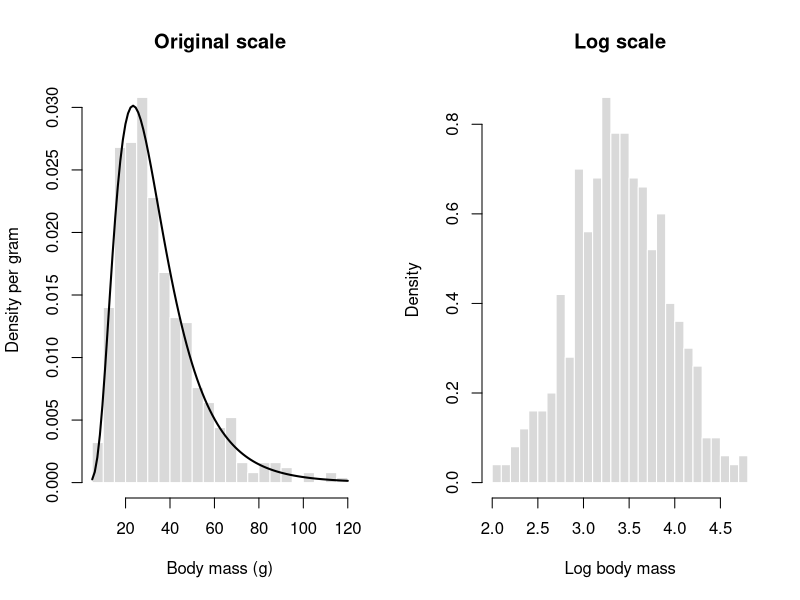
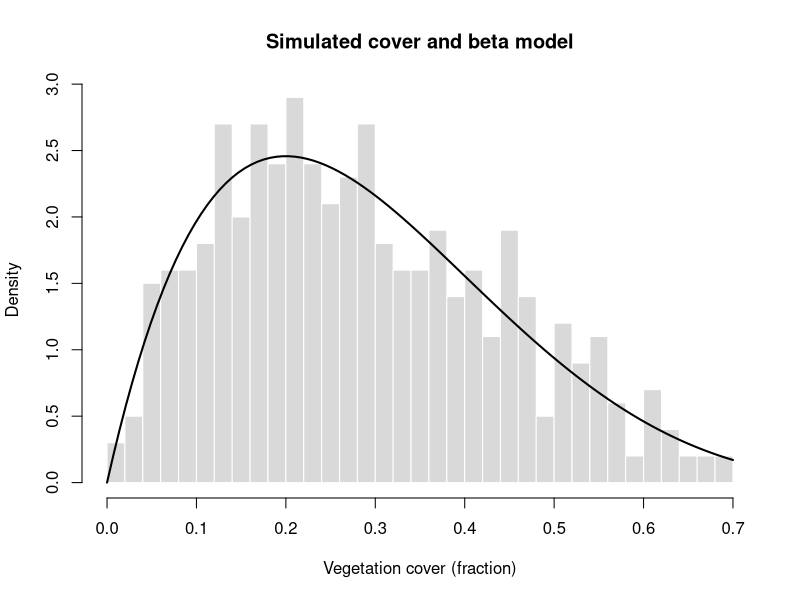
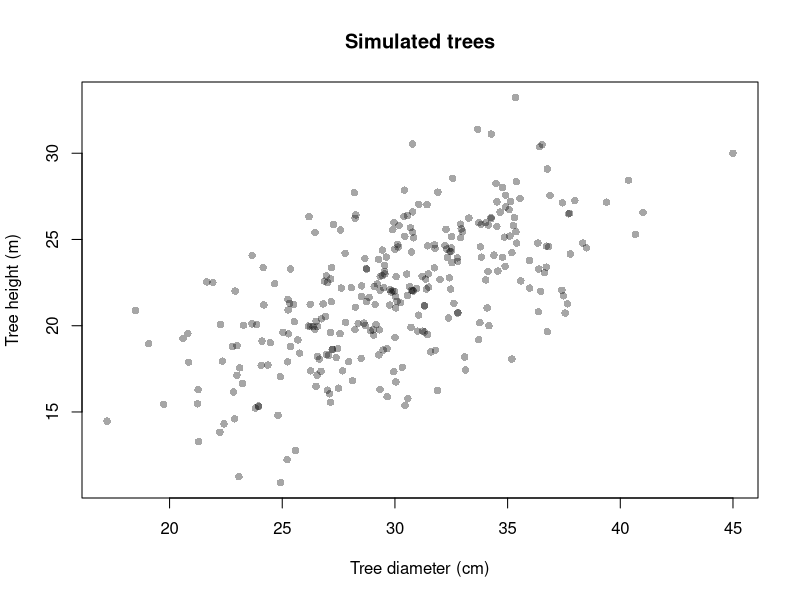
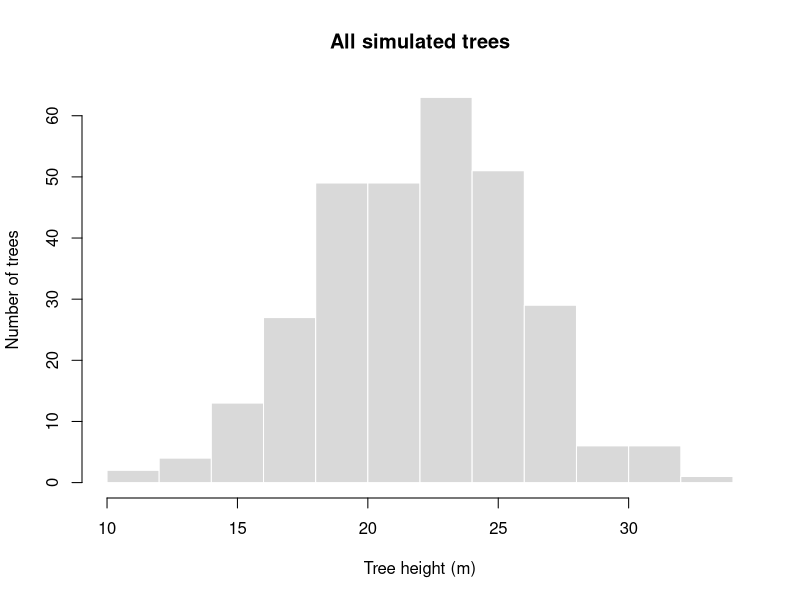
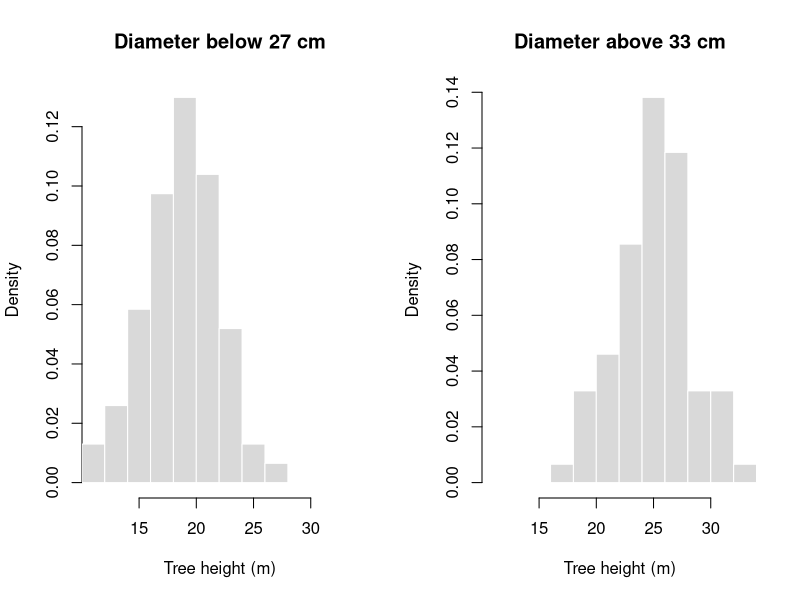
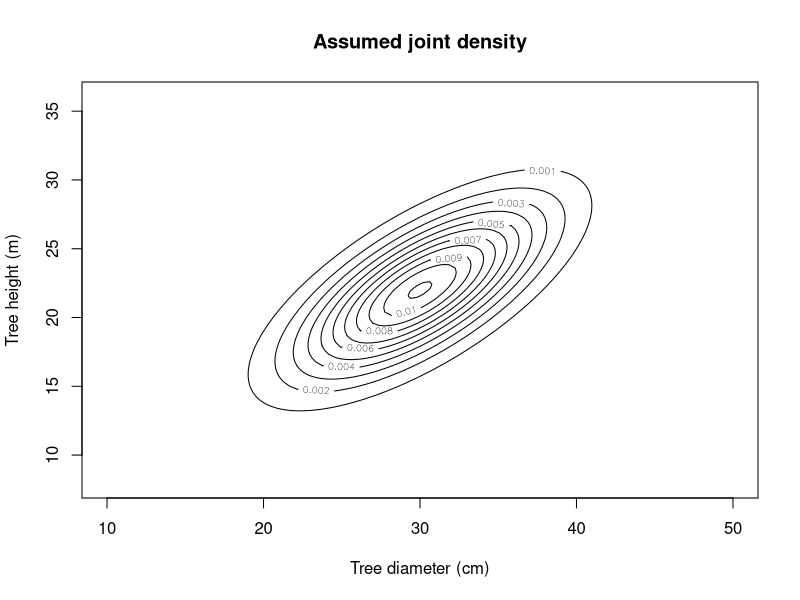

Here is the R script that generated these plots, in order:
## ---- chunk 1
mass_meanlog = log(30)
mass_sdlog = 0.5

median_mass = exp(mass_meanlog)
mean_mass = exp(mass_meanlog + mass_sdlog^2 / 2)
c(median_g = median_mass, mean_g = mean_mass)
## ---- chunk 2
prob_over_50 = plnorm(
  q = 50, meanlog = mass_meanlog, sdlog = mass_sdlog,
  lower.tail = FALSE
)
mass_95 = qlnorm(p = 0.95, meanlog = mass_meanlog, sdlog = mass_sdlog)
c(prob_over_50 = prob_over_50, percentile_95_g = mass_95)
## ---- chunk 3
set.seed(seed = 202)
body_mass = rlnorm(n = 500, meanlog = mass_meanlog, sdlog = mass_sdlog)

old_par = par(no.readonly = TRUE)
par(mfrow = c(1, 2))

hist(
  x = body_mass, breaks = 25, probability = TRUE,
  col = "grey85", border = "white",
  xlab = "Body mass (g)", ylab = "Density per gram",
  main = "Original scale"
)
curve(
  dlnorm(x = x, meanlog = mass_meanlog, sdlog = mass_sdlog),
  add = TRUE, lwd = 2
)

hist(
  x = log(body_mass), breaks = 25, probability = TRUE,
  col = "grey85", border = "white",
  xlab = "Log body mass", ylab = "Density",
  main = "Log scale"
)

par(old_par)
## ---- chunk 4
cover_a = 2
cover_b = 5

mean_cover = cover_a / (cover_a + cover_b)
variance_cover = cover_a * cover_b /
  ((cover_a + cover_b)^2 * (cover_a + cover_b + 1))

c(mean_fraction = mean_cover,
  mean_percent = 100 * mean_cover,
  variance_fraction_squared = variance_cover)
## ---- chunk 5
prob_below_20_percent = pbeta(
  q = 0.20, shape1 = cover_a, shape2 = cover_b
)
cover_95 = qbeta(p = 0.95, shape1 = cover_a, shape2 = cover_b)

c(prob_below_20_percent = prob_below_20_percent,
  percentile_95_fraction = cover_95)
## ---- chunk 6
set.seed(seed = 303)
cover_fraction = rbeta(n = 500, shape1 = cover_a, shape2 = cover_b)

hist(
  x = cover_fraction, breaks = 25, probability = TRUE,
  col = "grey85", border = "white",
  xlab = "Vegetation cover (fraction)", ylab = "Density",
  main = "Simulated cover and beta model"
)
curve(
  dbeta(x = x, shape1 = cover_a, shape2 = cover_b),
  add = TRUE, lwd = 2
)
## ---- chunk 7
set.seed(seed = 404)
n_trees = 300
z_height = rnorm(n = n_trees)
z_other = rnorm(n = n_trees)

tree_height = 22 + 4 * z_height
tree_diameter = 30 + 5 * (0.7 * z_height + sqrt(1 - 0.7^2) * z_other)

plot(
  x = tree_diameter, y = tree_height, pch = 16,
  col = grDevices::adjustcolor("black", alpha.f = 0.35),
  xlab = "Tree diameter (cm)", ylab = "Tree height (m)",
  main = "Simulated trees"
)
## ---- chunk 8
hist(
  x = tree_height, breaks = 15,
  col = "grey85", border = "white",
  xlab = "Tree height (m)", ylab = "Number of trees",
  main = "All simulated trees"
)
## ---- chunk 9
small_trees = tree_diameter < 27
large_trees = tree_diameter > 33
height_limits = range(tree_height)

old_par = par(no.readonly = TRUE)
par(mfrow = c(1, 2))

hist(
  x = tree_height[small_trees], breaks = 10,
  xlim = height_limits, probability = TRUE,
  col = "grey85", border = "white",
  xlab = "Tree height (m)", ylab = "Density",
  main = "Diameter below 27 cm"
)
hist(
  x = tree_height[large_trees], breaks = 10,
  xlim = height_limits, probability = TRUE,
  col = "grey85", border = "white",
  xlab = "Tree height (m)", ylab = "Density",
  main = "Diameter above 33 cm"
)

par(old_par)

c(
  mean_height_small_m = mean(tree_height[small_trees]),
  mean_height_large_m = mean(tree_height[large_trees])
)
## ---- chunk 10
diameter_grid = seq(from = 10, to = 50, length.out = 100)
height_grid = seq(from = 8, to = 36, length.out = 100)
rho = 0.7

joint_density = outer(
  X = diameter_grid, Y = height_grid,
  FUN = function(diameter, height) {
    dx = (diameter - 30) / 5
    hy = (height - 22) / 4
    exp(-(dx^2 - 2 * rho * dx * hy + hy^2) / (2 * (1 - rho^2))) /
      (2 * pi * 5 * 4 * sqrt(1 - rho^2))
  }
)

contour(
  x = diameter_grid, y = height_grid, z = joint_density,
  nlevels = 8,
  xlab = "Tree diameter (cm)", ylab = "Tree height (m)",
  main = "Assumed joint density"
)
